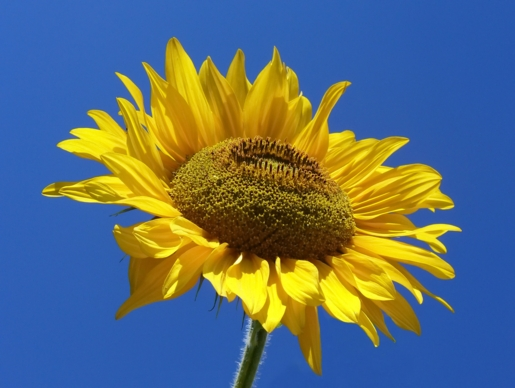
#> input picture Sunflower.jpg, 515 x 388 px
$ python 'pr 4.1.py'
#> lines starting #> are read from the running program, lines starting #| are printed output that depends on the picture
# Import OpenCV
import cv2
# Read the image in grayscale (0) or color (1)
img = cv2.imread('Sunflower.jpg', 0)  # Change 0 to 1 for color
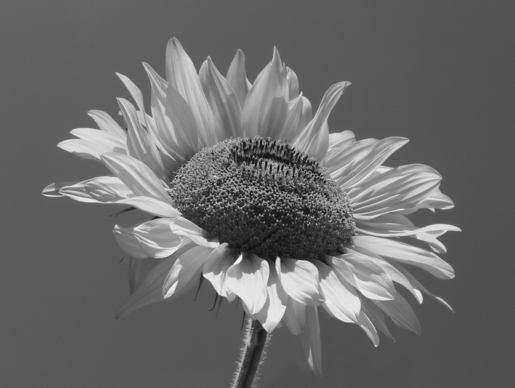
#> img: shape (388, 515); min 14, max 248, mean 105.7
# Create the negative image
negative = 255 - img
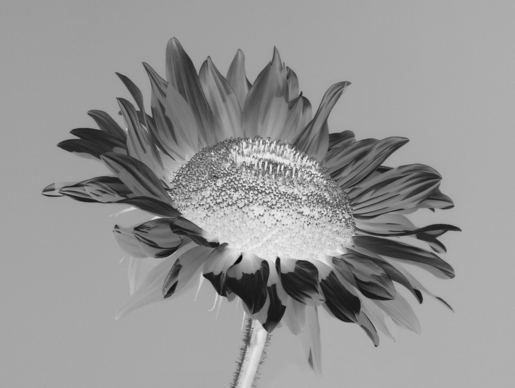
#> negative: shape (388, 515); min 7, max 241, mean 149.3
# Show original and negative side-by-side
import numpy as np
combined = np.hstack((img, negative))
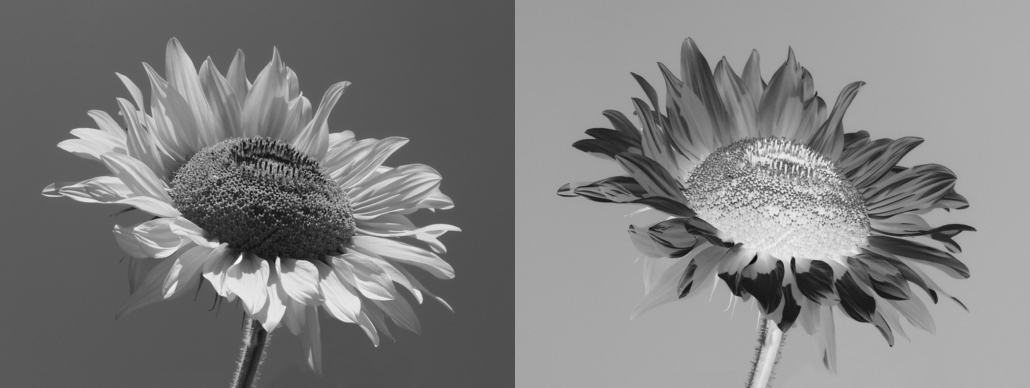
#> combined: shape (388, 1030); min 7, max 248, mean 127.5
cv2.imshow('CS24073 Original (Left) vs Negative (Right)', combined)
cv2.waitKey(0)
cv2.destroyAllWindows()

$ run again, with Brightness & contrast.jpg copied over Sunflower.jpg
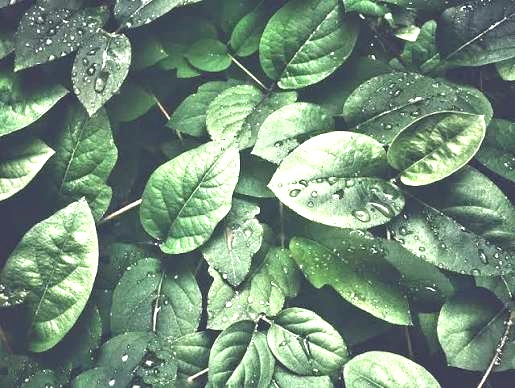
#> input picture Brightness & contrast.jpg, 515 x 388 px
#> `negative = 255 - img`:
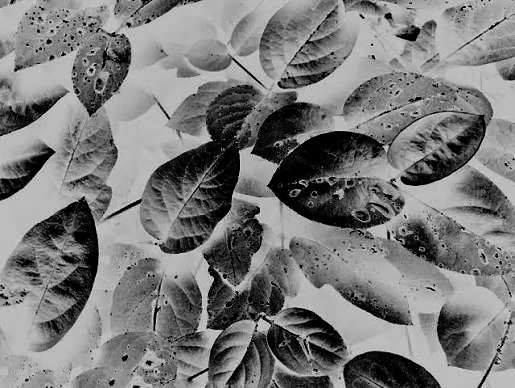
#> negative: shape (388, 515); min 0, max 210, mean 122.3
#> `combined = np.hstack((img, negative))`:
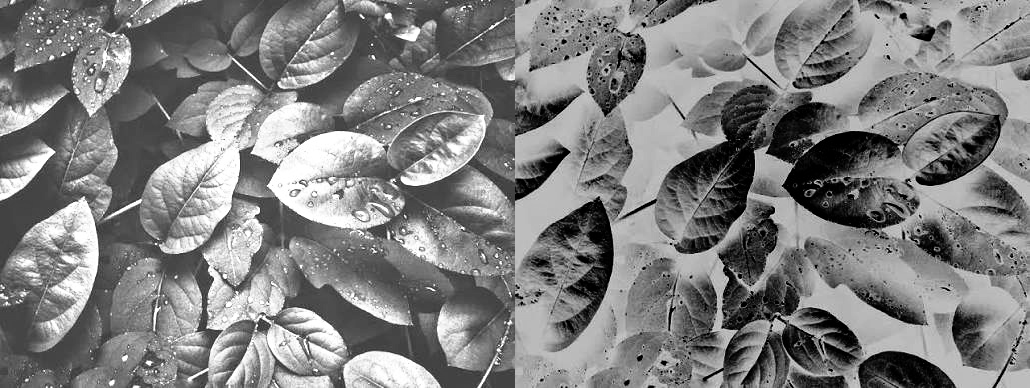
#> combined: shape (388, 1030); min 0, max 255, mean 127.5
